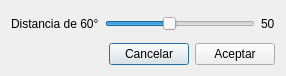
<?xml version="1.0" encoding="UTF-8"?>
<ui version="4.0">
 <class>AngleSelectionDialog</class>
 <widget class="QDialog" name="AngleSelectionDialog">
  <property name="geometry">
   <rect>
    <x>0</x>
    <y>0</y>
    <width>286</width>
    <height>76</height>
   </rect>
  </property>
  <property name="maximumSize">
   <size>
    <width>286</width>
    <height>76</height>
   </size>
  </property>
  <property name="windowTitle">
   <string>Seleccione ángulos</string>
  </property>
  <property name="whatsThis">
   <string>Este criterio seleccionará los triangulos que tengan un ángulo cuya distancia a los 60° sea mayor a lo aqui indicado</string>
  </property>
  <property name="modal">
   <bool>true</bool>
  </property>
  <layout class="QVBoxLayout" name="verticalLayout">
   <item>
    <layout class="QHBoxLayout" name="horizontalLayout">
     <item>
      <widget class="QLabel" name="label">
       <property name="text">
        <string>Distancia de 60°</string>
       </property>
      </widget>
     </item>
     <item>
      <widget class="QSlider" name="distanceSlider">
       <property name="maximum">
        <number>119</number>
       </property>
       <property name="value">
        <number>50</number>
       </property>
       <property name="orientation">
        <enum>Qt::Horizontal</enum>
       </property>
      </widget>
     </item>
     <item>
      <widget class="QLabel" name="distanceLabel">
       <property name="text">
        <string>50</string>
       </property>
      </widget>
     </item>
    </layout>
   </item>
   <item>
    <layout class="QHBoxLayout" name="horizontalLayout_2">
     <item>
      <spacer name="horizontalSpacer">
       <property name="orientation">
        <enum>Qt::Horizontal</enum>
       </property>
       <property name="sizeHint" stdset="0">
        <size>
         <width>40</width>
         <height>20</height>
        </size>
       </property>
      </spacer>
     </item>
     <item>
      <widget class="QPushButton" name="cancelButton">
       <property name="text">
        <string>Cancelar</string>
       </property>
      </widget>
     </item>
     <item>
      <widget class="QPushButton" name="okButton">
       <property name="text">
        <string>Aceptar</string>
       </property>
      </widget>
     </item>
    </layout>
   </item>
  </layout>
 </widget>
 <layoutdefault spacing="6" margin="11"/>
 <resources/>
 <connections>
  <connection>
   <sender>distanceSlider</sender>
   <signal>valueChanged(int)</signal>
   <receiver>distanceLabel</receiver>
   <slot>setNum(int)</slot>
   <hints>
    <hint type="sourcelabel">
     <x>174</x>
     <y>21</y>
    </hint>
    <hint type="destinationlabel">
     <x>268</x>
     <y>21</y>
    </hint>
   </hints>
  </connection>
  <connection>
   <sender>okButton</sender>
   <signal>clicked()</signal>
   <receiver>AngleSelectionDialog</receiver>
   <slot>accept()</slot>
   <hints>
    <hint type="sourcelabel">
     <x>237</x>
     <y>53</y>
    </hint>
    <hint type="destinationlabel">
     <x>142</x>
     <y>37</y>
    </hint>
   </hints>
  </connection>
  <connection>
   <sender>cancelButton</sender>
   <signal>clicked()</signal>
   <receiver>AngleSelectionDialog</receiver>
   <slot>reject()</slot>
   <hints>
    <hint type="sourcelabel">
     <x>154</x>
     <y>53</y>
    </hint>
    <hint type="destinationlabel">
     <x>142</x>
     <y>37</y>
    </hint>
   </hints>
  </connection>
 </connections>
</ui>
